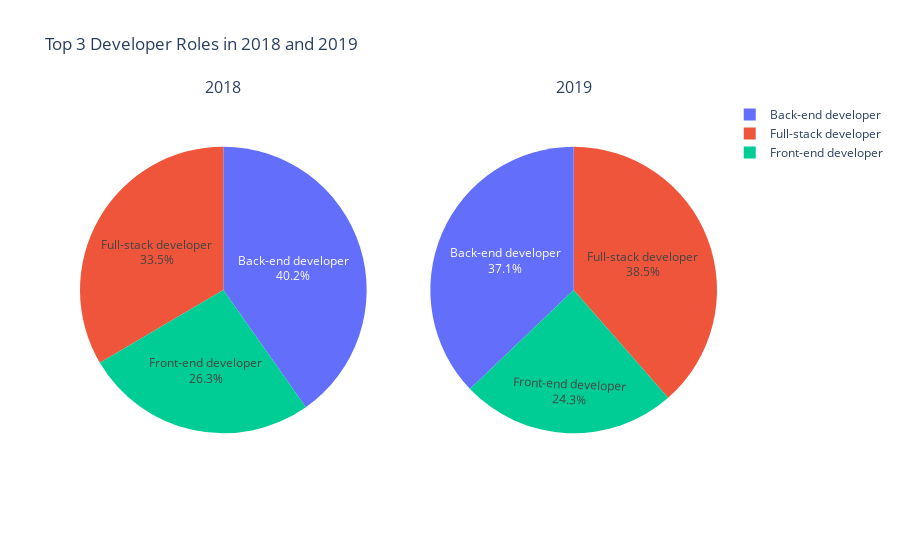

The notebook cell saved with this chart:
### Code cell
# Create subplots, using 'domain' type for pie charts
specs = [[{'type':'domain'}, {'type':'domain'}]]
fig = make_subplots(rows=1, cols=2, specs=specs,subplot_titles=('2018','2019'))


fig.add_trace(go.Pie(labels=dev_2018_2019.New_column,values= dev_2018_2019["Count%2018"],  
             name= 'Top 10 Computer Programming Languages in 2018'),1,1)

fig.add_trace(go.Pie(labels=dev_2018_2019.New_column,values= dev_2018_2019["Count%2019"],  
             name= 'Top 10 Computer Programming Languages in 2019'),1,2)


fig.update_traces(textinfo='label+percent')
fig.update_layout(title_text="Top 3 Developer Roles in 2018 and 2019")

fig.show()

### Figure 1 — Plotly figure (JSON) as saved in the notebook; plotly's stock layout.template omitted (floating-point values rounded to 4 significant figures)
{"data": [{"domain": {"x": [0, 0.45], "y": [0, 1]}, "labels": ["Full-stack developer", "Back-end developer", "Front-end developer"], "name": "Top 10 Computer Programming Languages in 2018", "textinfo": "label+percent", "type": "pie", "values": [33.48, 40.23, 26.29]}, {"domain": {"x": [0.55, 1], "y": [0, 1]}, "labels": ["Full-stack developer", "Back-end developer", "Front-end developer"], "name": "Top 10 Computer Programming Languages in 2019", "textinfo": "label+percent", "type": "pie", "values": [38.55, 37.12, 24.33]}], "layout": {"annotations": [{"font": {"size": 16}, "showarrow": false, "text": "2018", "x": 0.225, "xanchor": "center", "xref": "paper", "y": 1, "yanchor": "bottom", "yref": "paper"}, {"font": {"size": 16}, "showarrow": false, "text": "2019", "x": 0.775, "xanchor": "center", "xref": "paper", "y": 1, "yanchor": "bottom", "yref": "paper"}], "title": {"text": "Top 3 Developer Roles in 2018 and 2019"}}}
